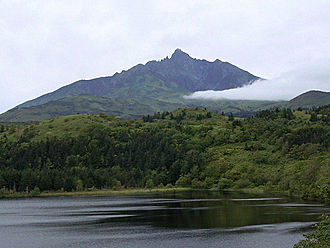
#> input picture input_images/1022393_利尻山.jpg, 330 x 248 px
$ python -i batch_stamp.py   (imports and definitions only)
#> lines starting #> are read from the running program, lines starting #| are printed output that depends on the picture; after the words box and inside, x2 and y2 are one past the last pixel; in counts of white or black regions, pixels touching at a corner belong together
import sys, csv
from pathlib import Path
from PIL import Image, ImageDraw, ImageFont, ImageFilter, ImageOps
import numpy as np
import cv2
from urllib.request import urlopen, Request
from urllib.parse import quote, urlparse, unquote
import json
import time
import random
import io
import zipfile

BASE_DIR = Path(__file__).resolve().parent.parent
INPUT_DIR = BASE_DIR / "input_images"
OUTPUT_DIR = BASE_DIR / "output_stamps"
COMPLETE_DIR = BASE_DIR / "complete_stamp"
DEFAULT_CSV = BASE_DIR / "dat/top100mountains_v4.csv"

USER_AGENT = "MountainStamps/1.0 (+https://github.com/kaizen-bot/mountain_stamps)"
SLEEP_SEC = 1.0


def open_url(url, timeout=10):
    req = Request(url, headers={"User-Agent": USER_AGENT})
    return urlopen(req, timeout=timeout)


def ensure_dir(p: str):
    Path(p).mkdir(parents=True, exist_ok=True)

def load_image(path: str) -> Image.Image:
    return Image.open(path).convert("RGB")


def extract_mountain_mask(img_pil: Image.Image) -> Image.Image:
    """Canny + 形態学で最大コンポーネントを抽出する。"""
    img = np.array(img_pil)
    h, w, _ = img.shape
#> h = 248; w = 330
    scale = 640 / max(h, w)
#> scale = 1.94
    small = cv2.resize(img, (int(w * scale), int(h * scale)), interpolation=cv2.INTER_AREA)

    gray = cv2.cvtColor(small, cv2.COLOR_RGB2GRAY)
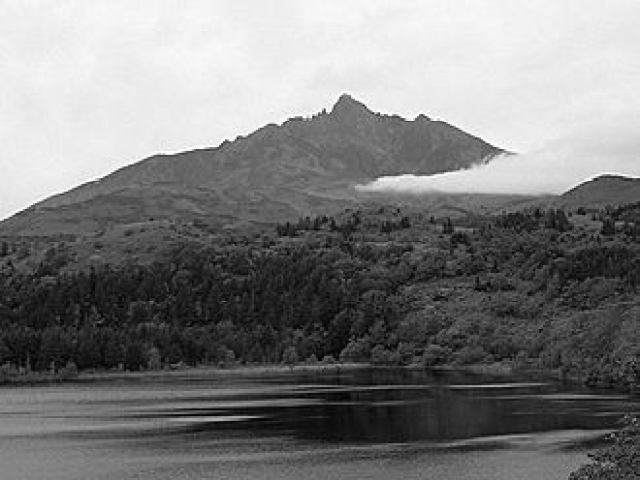
#> gray: shape (480, 640); min 1, max 255, mean 124.5
    blur = cv2.bilateralFilter(gray, 9, 75, 75)
    edges = cv2.Canny(blur, 50, 120)
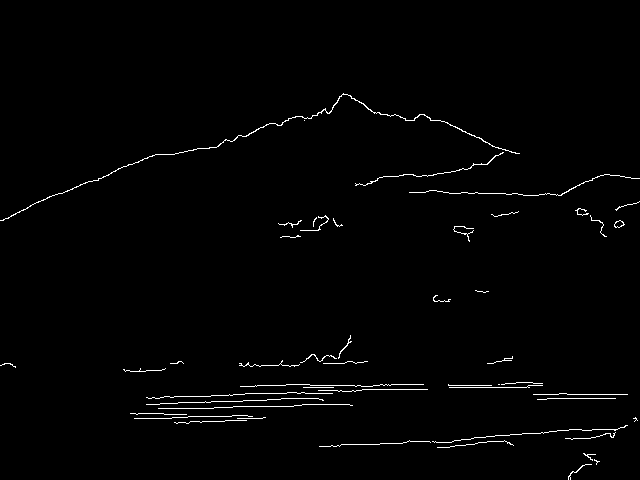
#> edges: shape (480, 640); 1.3% white in thin lines or dots, all inside (x1, y1, x2, y2) = (0, 93, 640, 480)

    k = np.ones((5, 5), np.uint8)
    edges = cv2.dilate(edges, k, 1)
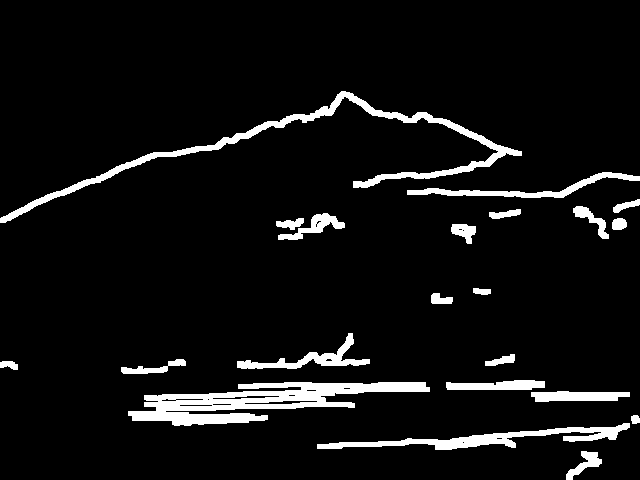
#> edges: shape (480, 640); 6.7% white; 21 white regions, largest, box (x1, y1, x2, y2) and area: (128, 382, 430, 426) 5848, (0, 91, 522, 223) 4621, (317, 423, 630, 450) 2451
    edges = cv2.morphologyEx(edges, cv2.MORPH_CLOSE, k, iterations=2)
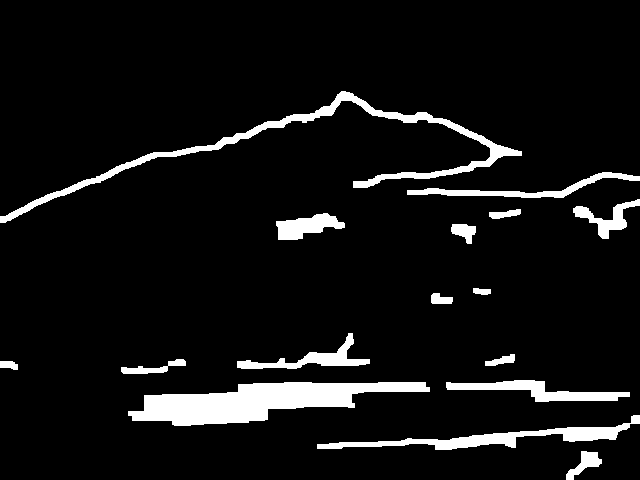
#> edges: shape (480, 640); 7.4% white; 16 white regions

    contours, _ = cv2.findContours(edges, cv2.RETR_EXTERNAL, cv2.CHAIN_APPROX_SIMPLE)
#> contours = 16 contours; largest, box (x1, y1, x2, y2) and area: (128, 382, 430, 426) 6622, (0, 91, 522, 223) 4086, (317, 415, 640, 450) 2346, (446, 380, 630, 402) 1488, (407, 172, 640, 198) 1142
    mask = np.zeros_like(gray)
    if contours:
        def score(cnt):
            area = cv2.contourArea(cnt)
#> area = 386.5
            cy = cnt[:, :, 1].mean()
#> cy = 465.4
            return area * (1.0 + 0.5 * (cy / gray.shape[0]))  # 下側ほど加点
        best = max(contours, key=score)
#> best = contour of 65 points, box (x1, y1, x2, y2) (128, 382, 430, 426), area 6622
        cv2.drawContours(mask, [best], -1, 255, thickness=cv2.FILLED)
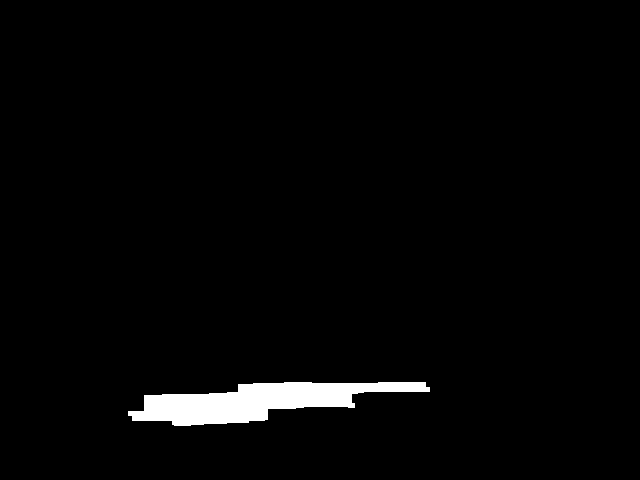
#> mask: shape (480, 640); 2.3% white; 1 white region, box (x1, y1, x2, y2) and area: (128, 382, 430, 426) 6959

    mask = cv2.resize(mask, (w, h), interpolation=cv2.INTER_LINEAR)
#> mask: shape (248, 330)
    _, mask = cv2.threshold(mask, 100, 255, cv2.THRESH_BINARY)
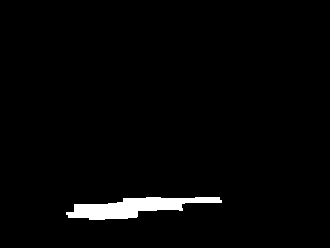
#> mask: shape (248, 330); 2.3% white; 1 white region, box (x1, y1, x2, y2) and area: (66, 197, 222, 220) 1895
    return Image.fromarray(mask)


# [14 lines left out: function crop_to_mask, not called in this run]

FONT_PATH = Path(__file__).resolve().parent / "YujiBoku-Regular.ttf"
FONT_DOWNLOAD_URL = "https://fonts.google.com/download?family=Yuji%20Boku"
# 標準フォント（DejaVu Sans）を使用
DEFAULT_FONT_PATH = "/usr/share/fonts/truetype/dejavu/DejaVuSans.ttf"


# [90 lines left out: functions get_font, make_stamp, not called in this run]

def filename_to_name(path: str) -> str:
    stem = Path(path).stem.replace("_", " ").strip()
    return stem[:24] if len(stem) > 24 else stem


# [116 lines left out: functions download_mountain_photos, fetch_mountain_data, generate_stamps, add_mountain_names, not called in this run]

# [35 lines not run here, left out]

>>> import cv2
>>> picture = cv2.cvtColor(cv2.imread('../input_images/1022393_利尻山.jpg'), cv2.COLOR_BGR2RGB)
>>> result = extract_mountain_mask(picture)

$ run again, on input_images/1022398_トムラウシ山.jpg
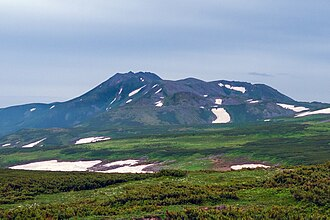
#> input picture input_images/1022398_トムラウシ山.jpg, 330 x 220 px
#> in extract_mountain_mask, `edges = cv2.morphologyEx(edges, cv2.MORPH_CLOSE, k, iterations=2)`:
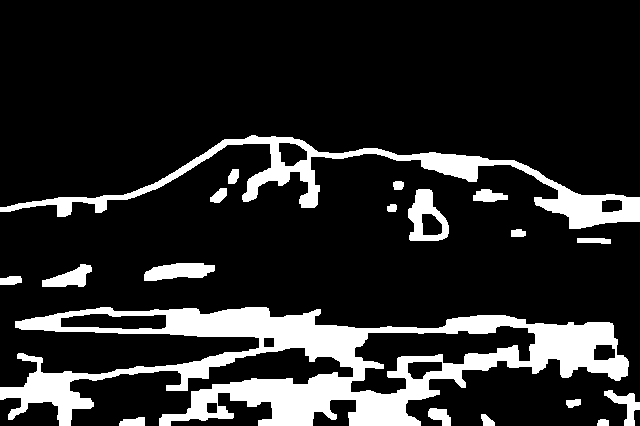
#> edges: shape (426, 640); 15.7% white; 19 white regions
#> contours = 19 contours; largest, box (x1, y1, x2, y2) and area: (0, 307, 629, 426) 34474, (0, 135, 640, 229) 8932, (408, 189, 449, 241) 1414, (144, 263, 215, 281) 836, (42, 264, 92, 287) 571
#> area = 58.5
#> cy = 421.3
#> best = contour of 714 points, box (x1, y1, x2, y2) (0, 307, 629, 426), area 34474
#> in extract_mountain_mask, `_, mask = cv2.threshold(mask, 100, 255, cv2.THRESH_BINARY)`:
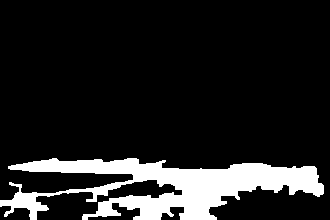
#> mask: shape (220, 330); 13.3% white; 1 white region, box (x1, y1, x2, y2) and area: (0, 158, 324, 220) 9631

$ run again, on input_images/1022399_十勝岳.jpg
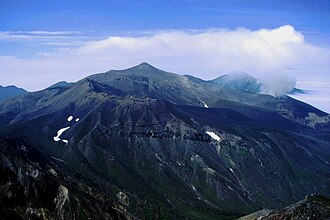
#> input picture input_images/1022399_十勝岳.jpg, 330 x 220 px
#> in extract_mountain_mask, `edges = cv2.morphologyEx(edges, cv2.MORPH_CLOSE, k, iterations=2)`:
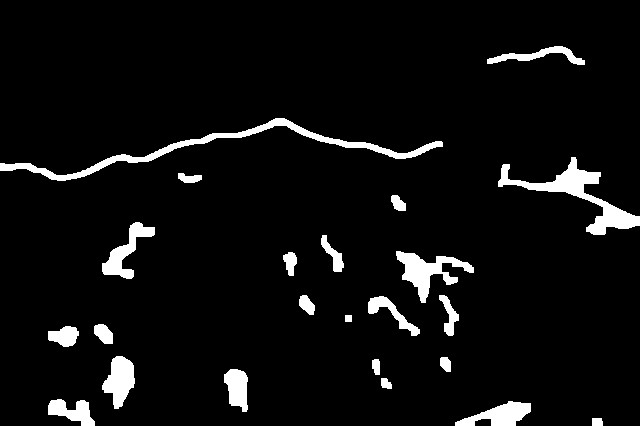
#> edges: shape (426, 640); 5.7% white; 23 white regions
#> contours = 23 contours; largest, box (x1, y1, x2, y2) and area: (0, 118, 443, 181) 2424, (498, 157, 640, 235) 2300, (396, 251, 474, 303) 1356, (102, 356, 135, 409) 1002, (102, 222, 155, 279) 940
#> area = 67.5
#> cy = 421.2
#> best = contour of 433 points, box (x1, y1, x2, y2) (0, 118, 443, 181), area 2424
#> in extract_mountain_mask, `_, mask = cv2.threshold(mask, 100, 255, cv2.THRESH_BINARY)`:
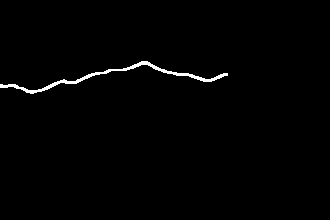
#> mask: shape (220, 330); 1% white; 1 white region, box (x1, y1, x2, y2) and area: (0, 61, 228, 94) 752

$ run again, on input_images/1022400_幌尻岳.jpg
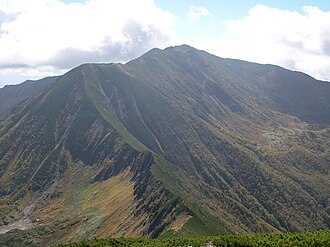
#> input picture input_images/1022400_幌尻岳.jpg, 330 x 247 px
#> in extract_mountain_mask, `edges = cv2.morphologyEx(edges, cv2.MORPH_CLOSE, k, iterations=2)`:
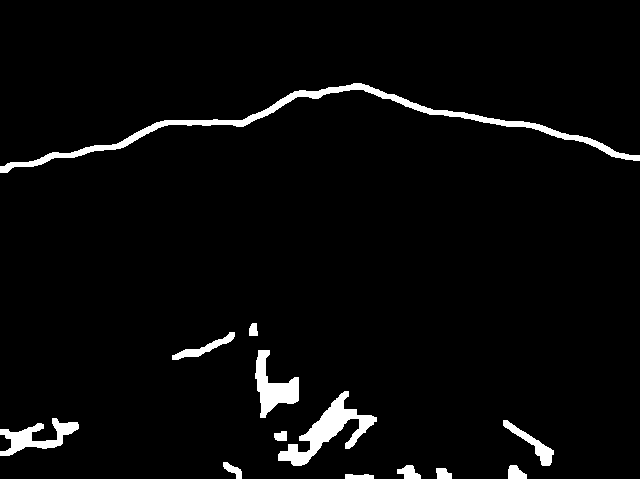
#> edges: shape (479, 640); 3.6% white; 13 white regions
#> contours = 13 contours; largest, box (x1, y1, x2, y2) and area: (0, 83, 640, 173) 3408, (278, 391, 377, 466) 2038, (255, 350, 299, 418) 1262, (0, 418, 79, 456) 1048, (503, 420, 554, 466) 512
#> area = 96.5
#> cy = 475.2
#> best = contour of 554 points, box (x1, y1, x2, y2) (0, 83, 640, 173), area 3408
#> in extract_mountain_mask, `_, mask = cv2.threshold(mask, 100, 255, cv2.THRESH_BINARY)`:
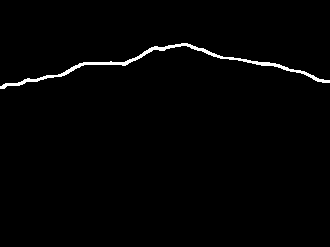
#> mask: shape (247, 330); 1.4% white; 1 white region, box (x1, y1, x2, y2) and area: (0, 43, 330, 89) 1114
